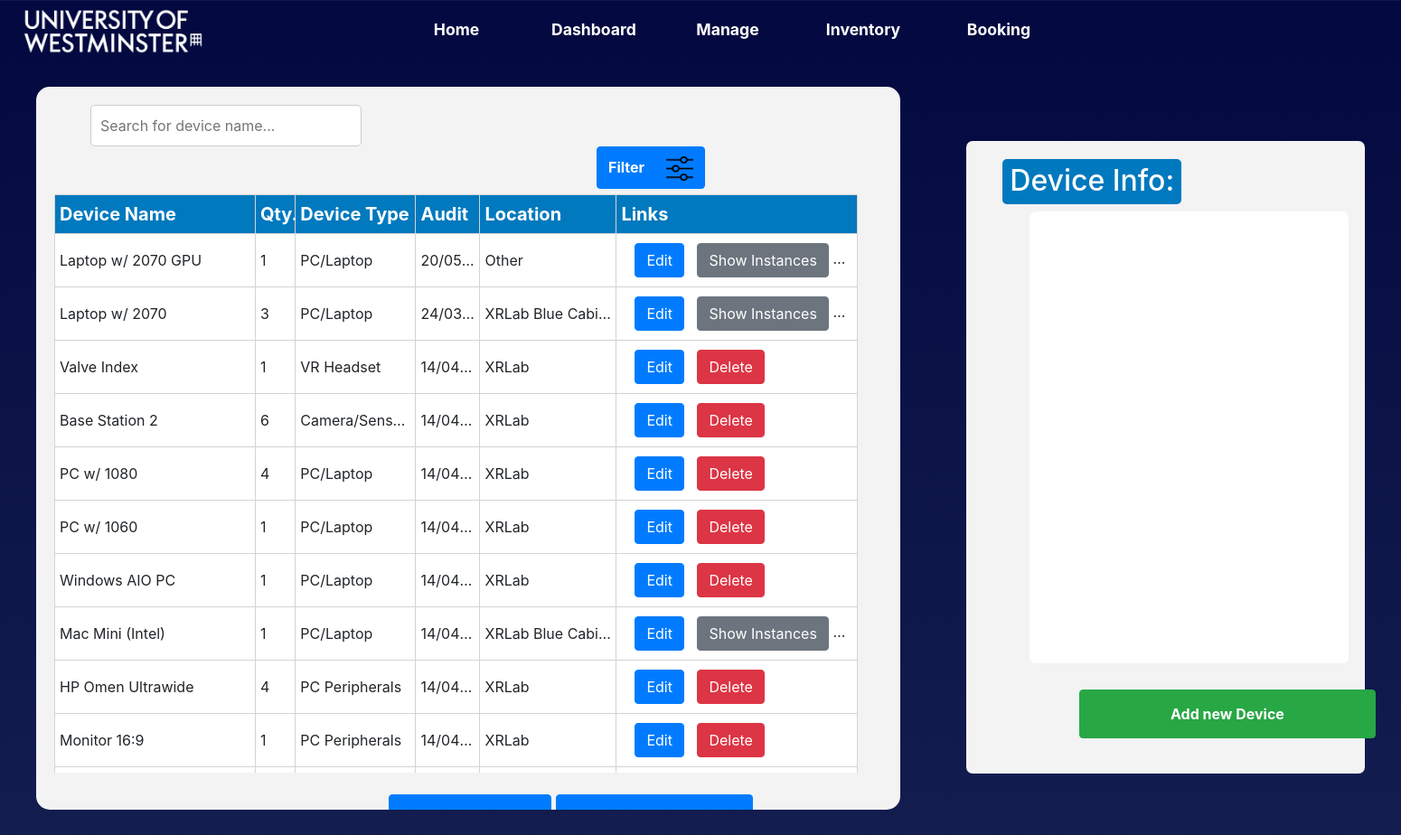
Page /manage_inventory/ on the committed database.
### Site/models.py (models this page shows, shortened)
class Device(models.Model):
    deviceName = models.CharField(max_length=50)
    deviceType = models.CharField(max_length = 30)
    deviceQuantity = models.IntegerField()
    deviceAudit = models.DateField()
    deviceLocation = models.CharField(max_length = 30)
    deviceStatus = models.CharField(max_length=40, blank=True)
    deviceComments = models.CharField(max_length=60, blank=True)

### Site/views.py (the view)
# urls.py: path('manage_inventory/', views.manage_inventory, name='manage_inventory'),
def manage_inventory(request):
  devices = Device.objects.all()
  device_details = DeviceDetail.objects.all()
  return render(request, 'ManageInventory.html' , {'devices':devices ,'device_details':device_details})

### Site/Templates/ManageInventory.html (shortened to what this page needs)
{% extends 'base.html' %}
{% block content %}
<head>
</head>
  <div class="Main_Div">
	<div style="width:65%" id="InvTable">
		<div class="TableButtons">
			<input type="search" id="SearchInput" onkeyup="SearchFunction()" placeholder="Search for device name...">
			<button class="btn btn-primary" id="FilterButton" onclick="toggleFilterOptions(event)">Filter
				<img class="FilterImage" src="../static/style/images/filter.png" alt="FilterImage">
			</button>
		</div>
		<div style="overflow:auto; height: 640px; margin-top: 3px">
			<table style="width:95%; table-layout: fixed" id="InventoryTable">
				<tr style="background-color: #0079be;">
			  		<th style="width: 25%">Device Name</th>
			  		<th style="width: 5%">Qty.</th>
			  		<th style="width: 15%">Device Type</th>
			  		<th style="width: 8%">Audit</th>
			  		<th style="width: 17%">Location</th>
			  		<th style="width: 30%">Links</th>
				</tr>
				{% for device in devices %}
					<tr id="row-{{ device.id }}" onclick="displayDeviceInfo('{{ device.id }}')">
						<td>{{ device.deviceName }}</td>
						<td>{{ device.deviceQuantity }}</td>
						<td>{{ device.deviceType }}</td>
						<td>{{ device.deviceAudit|date:"d/m/Y" }}</td>
						<td>{{ device.deviceLocation }}</td>
						<td style="padding-left:10px">
							<a href="{% url 'update_device' device.id %}"><button class="btn btn-primary" style="margin-left:10px">Edit</button></a>
							{% if device.devicedetail_set.all %}
                				<a href="/device/{{ device.id }}/instances"><button class="btn btn-secondary" style="margin-left:10px">Show Instances</button></a>
    						{% endif %}
							<a href="{% url 'delete_device' device.id %}"><button class="btn btn-danger" style="margin-left:10px">Delete</button></a>
						</td>
					</tr>
				{% endfor %}
			</table>
		</div>
		<br>
		<button style="margin-left: 370px" class="btn btn-primary" id="GenerateReport">
		</button>
		<button class="btn btn-primary" id="EquipmentCount" onclick="toggleEquipCount(event)">
		</button>
	</div>
	<div style="width:30%" id="DeviceInfo">
		<h2>Device Info: </h2>
		<div style="width:80%" id="InfoBox">
    	</div>
    	<br>
		<a href="{% url 'add_device' %}"><button class="btn btn-success" id="AddDeviceButton">Add new Device</button></a>
	</div>
  </div>
{% endblock %}

### Site/static/style/style.css (style rules this page uses)
body { min-width: 100vw; min-height: 100vh; background-image: linear-gradient(#030940, #5a748e); overflow-x: hidden; }
h1,h2,h3,h4 { color:white; }
table,td, th { min-width: 100px; min-height: 30px; border: solid 1px lightgray; padding: 5px; background-color: #fff; flex-grow: 1; text-align: left; }
th { background-color: aliceblue; text-align: left; font-size: 20px; color:white; padding-bottom: 6px; padding-top: 6px; position:sticky; top:0; background-color: #0079be; z-index:1; }
#InvTable, #UserTableDiv { background-color:#f3f3f3; padding-left: 20px; padding-top: 20px; height: 800px; border-radius: 15px; float:left; }
td { padding-top: 10px; padding-bottom: 10px; max-width: 0; overflow: hidden; text-overflow: ellipsis; white-space: nowrap; }
tbody tr { transition: background 0.1s ease; height:40px; }
#DeviceInfo, #UserInfo { background-color: #f3f3f3; border-radius: 7px; padding-top:20px; margin-top: 60px; float: right; height: 700px; }
.Main_Div { margin-left: 20px; margin-right: 20px; overflow:auto; padding-left: 20px; padding-right:20px; background-color: #f3f3f300; border-radius: 7px; overflow: hidden; }
#DeviceInfo h2, #UserInfo h2 { color:white; background-color: #0079bf; border-radius: 5px; margin-left: 40px; padding-top: 5px; padding-bottom: 7px; width:45%; text-align: center; }
#InfoBox { margin-left: 70px; background-color: #ffffff; white-space: nowrap; height: 500px; max-width: 430px; border-radius: 7px; overflow-y:scroll; overflow-x:hidden; text-overflow: ellipsis; white-space: nowrap; }
button { padding: 10px; color:#000000; padding: 10px 30px; text-align: center; display:flex; font-size: 16px; transition-duration: 0.4s; cursor: pointer; border-radius: 5px; font-weight: bold; }
#AddDeviceButton, #AddUserButton { padding: 14px 100px; font-weight: bold; margin-top:5px; margin-left: 125px; }
#GenerateReport { display: inline; padding: 12px 25px; font-weight: bold; }
#EquipmentCount { display: inline; padding: 12px 25px; font-weight: bold; }
input[type="search"] { padding: 10px; font-size: 16px; border: 1px solid #ccc; border-radius: 5px; width:300px; margin-left: 10px; }
#SearchInput { padding: 10px; font-size: 16px; border: 1px solid #ccc; border-radius: 5px; width:300px; margin-left: 40px; }
#FilterButton { display:flex; margin-left:600px; width: 120px; height:42px; padding: 10px 12px; padding-bottom: 35px; margin-bottom:3px; text-align: left; vertical-align: middle; display: inline; font-weight: bold; }
.FilterImage { padding-left:15px; padding-bottom: 3px; width:45px; height:30px; vertical-align: middle; float: right; }

### rows in the picture
Device: deviceName "Laptop w/ 2070 GPU", deviceQuantity "1", deviceType "PC/Laptop", deviceAudit "20/05…", deviceLocation "Other"
Device: deviceName "Laptop w/ 2070", deviceQuantity "3", deviceType "PC/Laptop", deviceAudit "24/03…", deviceLocation "XRLab Blue Cabi…"
Device: deviceName "Valve Index", deviceQuantity "1", deviceType "VR Headset", deviceAudit "14/04…", deviceLocation "XRLab"
Device: deviceName "Base Station 2", deviceQuantity "6", deviceType "Camera/Sens…", deviceAudit "14/04…", deviceLocation "XRLab"
Device: deviceName "PC w/ 1080", deviceQuantity "4", deviceType "PC/Laptop", deviceAudit "14/04…", deviceLocation "XRLab"
Device: deviceName "PC w/ 1060", deviceQuantity "1", deviceType "PC/Laptop", deviceAudit "14/04…", deviceLocation "XRLab"
Device: deviceName "Windows AIO PC", deviceQuantity "1", deviceType "PC/Laptop", deviceAudit "14/04…", deviceLocation "XRLab"
Device: deviceName "Mac Mini (Intel)", deviceQuantity "1", deviceType "PC/Laptop", deviceAudit "14/04…", deviceLocation "XRLab Blue Cabi…"
Device: deviceName "HP Omen Ultrawide", deviceQuantity "4", deviceType "PC Peripherals", deviceAudit "14/04…", deviceLocation "XRLab"
Device: deviceName "Monitor 16:9", deviceQuantity "1", deviceType "PC Peripherals", deviceAudit "14/04…", deviceLocation "XRLab"
